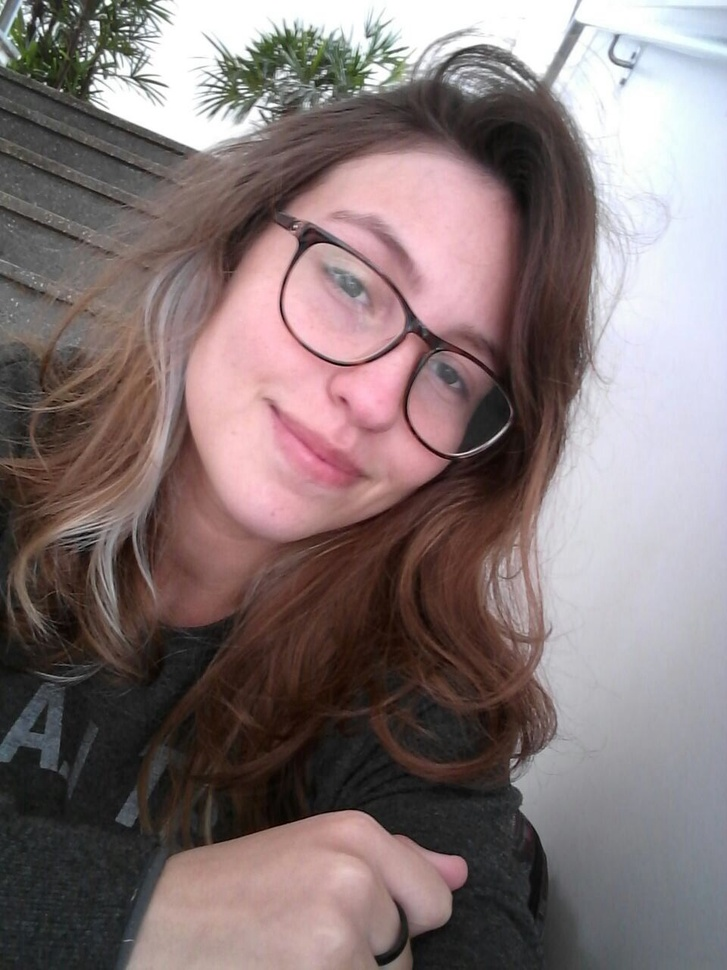
#> input picture Python Scripts/datasetTest/ge.JPG, 727 x 970 px, shrunk from 960 x 1280 before the run, found by its file name
$ jupyter execute SegundaAulaOpenCV.ipynb   (shell and % lines are left out)
#> lines starting #> are read from the running program, lines starting #| are printed output that depends on the picture
[cell 1]
import numpy as np
import matplotlib.pyplot as plt

[cell 2]
import cv2

[cell 3]
img = cv2.imread('../ni/ge.jpg')
#> img is the input picture: shape (970, 727, 3); mean B, G, R 117.5, 117.1, 131.5

[cell 4]
type(img)

[cell 5]
plt.imshow(img)

[cell 6]
rgbImg = cv2.cvtColor(img, cv2.COLOR_BGR2RGB)

[cell 7]
plt.imshow(rgbImg)

[cell 8]
rgbImg.shape
#> Out = (970, 727, 3)

[cell 9]
plt.imshow(rgbImg)

[cell 10]
r, g, b = cv2.split(rgbImg)
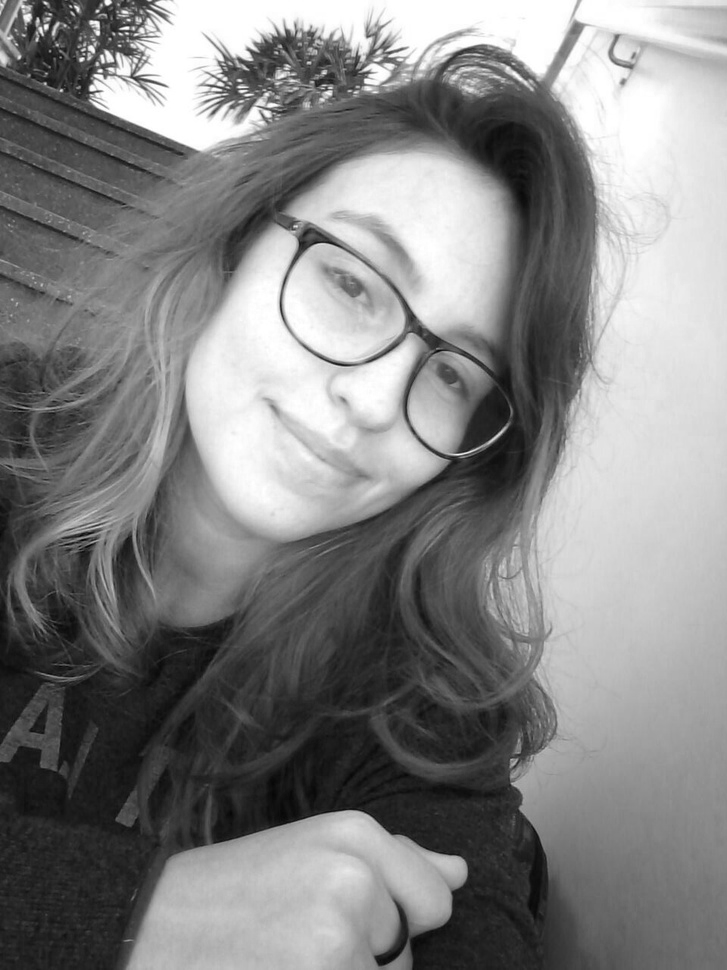
#> r: shape (970, 727); min 2, max 255, mean 131.5
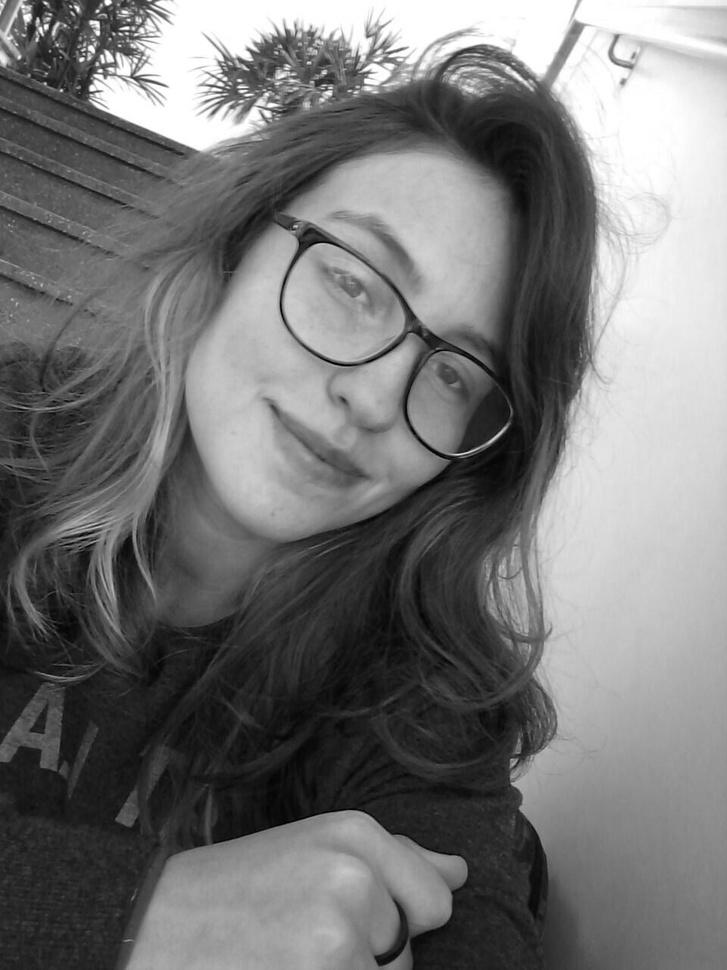
#> g: shape (970, 727); min 0, max 255, mean 117.1
